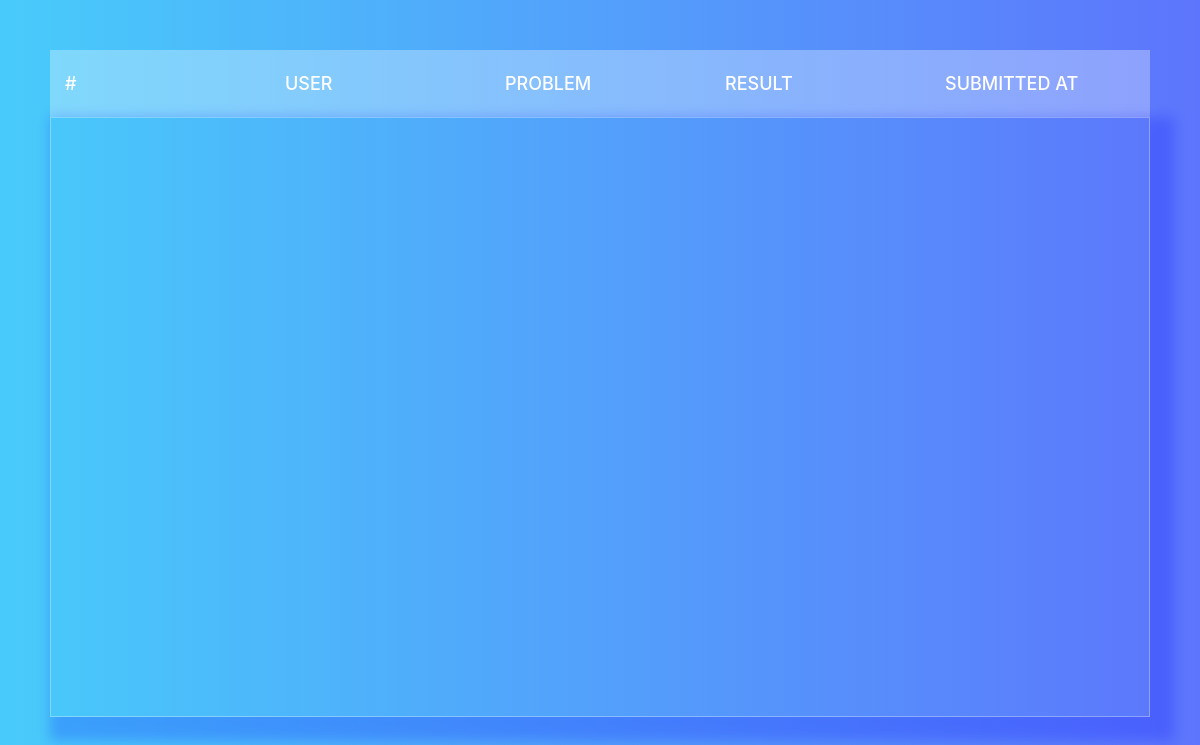
Page /judge/problem/1/submissions/ (signed in) on the earlier database version.
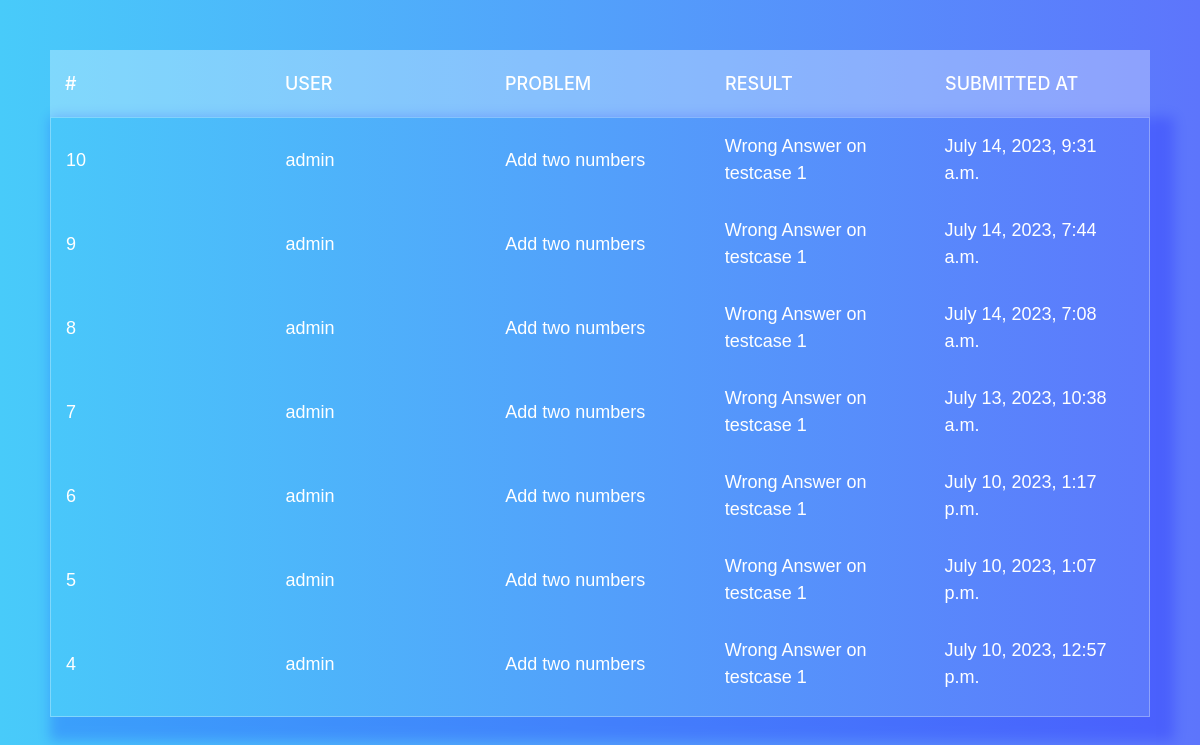
Same page on the later database version.
### judge/models.py (models this page shows, shortened)
class Solution(models.Model):
    solution_id=models.AutoField(primary_key=True)
    user=models.ForeignKey(User,on_delete=models.CASCADE,default=None)
    problem=models.ForeignKey(Problem,on_delete=models.CASCADE)
    verdict=models.CharField(max_length=50)
    submitted_at=models.DateTimeField()
    submitted_code=models.CharField(max_length=255)

class Problem(models.Model):
    name=models.CharField(max_length=255)
    problem_statement=RichTextField()
    code=models.CharField(max_length=255)
    users=models.ManyToManyField(User)
    input_statement=RichTextField()
    output_statement=RichTextField()
    editorial=RichTextField(default="Coming Soon")

### judge/views.py (the view)
# urls.py: path('problem/<int:problem_id>/submissions/', views.submissions,name='submissions'),
@login_required
def submissions(request,problem_id):
    cached_submissions=defaultdict(list)
    cached_problems_submissions={}
    if cache.get('cached_problems_submissions'):
        cached_problems_submissions=cache.get('cached_problems_submissions')
        if problem_id in cached_problems_submissions:
            problem=cached_problems_submissions[problem_id]
            print("from the submissions cache")
        else:
            problem=Problem.objects.get(pk=problem_id)
            cached_problems_submissions[problem_id]=problem
            cache.set('cached_problems_submissions',cached_problems_submissions)
    else:
        problem=Problem.objects.get(pk=problem_id)
        cached_problems_submissions[problem_id]=problem
        cache.set('cached_problems_submissions',cached_problems_submissions)
    if cache.get('cached_submissions'):
        cached_submissions=cache.get('cached_submissions')
        if len(cached_submissions[(request.user,problem_id)])==0:
            payload=[]
            solutions=Solution.objects.filter(user=request.user,problem=problem).order_by('-solution_id')
            for solution in solutions:
                payload.append(solution)
            cached_submissions[(request.user,problem_id)]=payload
            cache.set('cached_submissions',cached_submissions)
        else:
            payload=cached_submissions[(request.user,problem_id)]
            print('submissions taken from the cache')
    else:
        payload=[]
        solutions=Solution.objects.filter(user=request.user,problem=problem).order_by('-solution_id')
        for solution in solutions:
            payload.append(solution)
        cached_submissions[(request.user,problem_id)]=payload
        cache.set('cached_submissions',cached_submissions)
    return render(request,'submissions.html',{'solutions':payload})

### templates/submissions.html (shortened to what this page needs)
{% load static %}
<!doctype html>
<html lang="en">
  <head>
    <link rel="stylesheet" href="{% static 'submissions.css' %}">
    <link rel="stylesheet" href="https://cdn.jsdelivr.net/npm/bootstrap@4.0.0/dist/css/bootstrap.min.css">
  </head>
  <body>
    <section>
      <div class="tbl-header">
        <table cellpadding="0" cellspacing="0" border="0">
          <thead>
            <tr>
              <th>#</th>
              <th>User</th>
              <th>Problem</th>
              <th>Result</th>
              <th>Submitted At</th>
            </tr>
          </thead>
        </table>
      </div>
      <div class="tbl-content">
        <table cellpadding="0" cellspacing="0" border="0">
          <tbody>
        {% for sol in solutions %}
        {% if iscontest %}
        <tr>
          <td>{{sol.solution_id}}</td>
          <td>{{sol.user.username}}</td>
          <td>{{sol.question.name}}</td>
          <td>{{sol.verdict}}</td>
          <td>{{sol.submitted_at}}</td>
        </tr>
        {% else %}
        <tr>
            <td>{{sol.solution_id}}</td>
            <td>{{sol.user.username}}</td>
            <td>{{sol.problem.name}}</td>
            <td>{{sol.verdict}}</td>
            <td>{{sol.submitted_at}}</td>
        </tr>
        {% endif %}
    {% endfor %}
          </tbody>
        </table>
      </div>
    </section>
  </body>
</html>

### static/submissions.css (style rules this page uses)
table { width:100%; table-layout: fixed; }
.tbl-header { background-color: rgba(255,255,255,0.3); }
.tbl-content { height:600px; overflow-x:auto; margin-top: 0px; border: 1px solid rgba(255,255,255,0.3); box-shadow: 12px 12px 12px 12px rgba(0, 0, 255, .2); }
th { padding: 20px 15px; text-align: left; font-weight: 500; font-size: 18px; color: #fff; text-transform: uppercase; }
td { padding: 15px; text-align: left; vertical-align:middle; font-weight: 300; font-family: 'Proxima Nova', sans-serif; font-size: 18px; color: #fff; }
body { background: -webkit-linear-gradient(right, #5D75FC, #48CBFA); background: linear-gradient(to center, #5D75FC, #48CBFA); font-family: 'Roboto', sans-serif; }
section { margin: 50px; }

Differences in the rows shown:
added Solution: solution_id "10", user.username "admin", problem.name "Add two numbers", verdict "Wrong Answer on testcase 1", submitted_at "July 14, 2023, 9:31 a.m."
added Solution: solution_id "9", user.username "admin", problem.name "Add two numbers", verdict "Wrong Answer on testcase 1", submitted_at "July 14, 2023, 7:44 a.m."
added Solution: solution_id "8", user.username "admin", problem.name "Add two numbers", verdict "Wrong Answer on testcase 1", submitted_at "July 14, 2023, 7:08 a.m."
added Solution: solution_id "7", user.username "admin", problem.name "Add two numbers", verdict "Wrong Answer on testcase 1", submitted_at "July 13, 2023, 10:38 a.m."
added Solution: solution_id "6", user.username "admin", problem.name "Add two numbers", verdict "Wrong Answer on testcase 1", submitted_at "July 10, 2023, 1:17 p.m."
added Solution: solution_id "5", user.username "admin", problem.name "Add two numbers", verdict "Wrong Answer on testcase 1", submitted_at "July 10, 2023, 1:07 p.m."
added Solution: solution_id "4", user.username "admin", problem.name "Add two numbers", verdict "Wrong Answer on testcase 1", submitted_at "July 10, 2023, 12:57 p.m."
